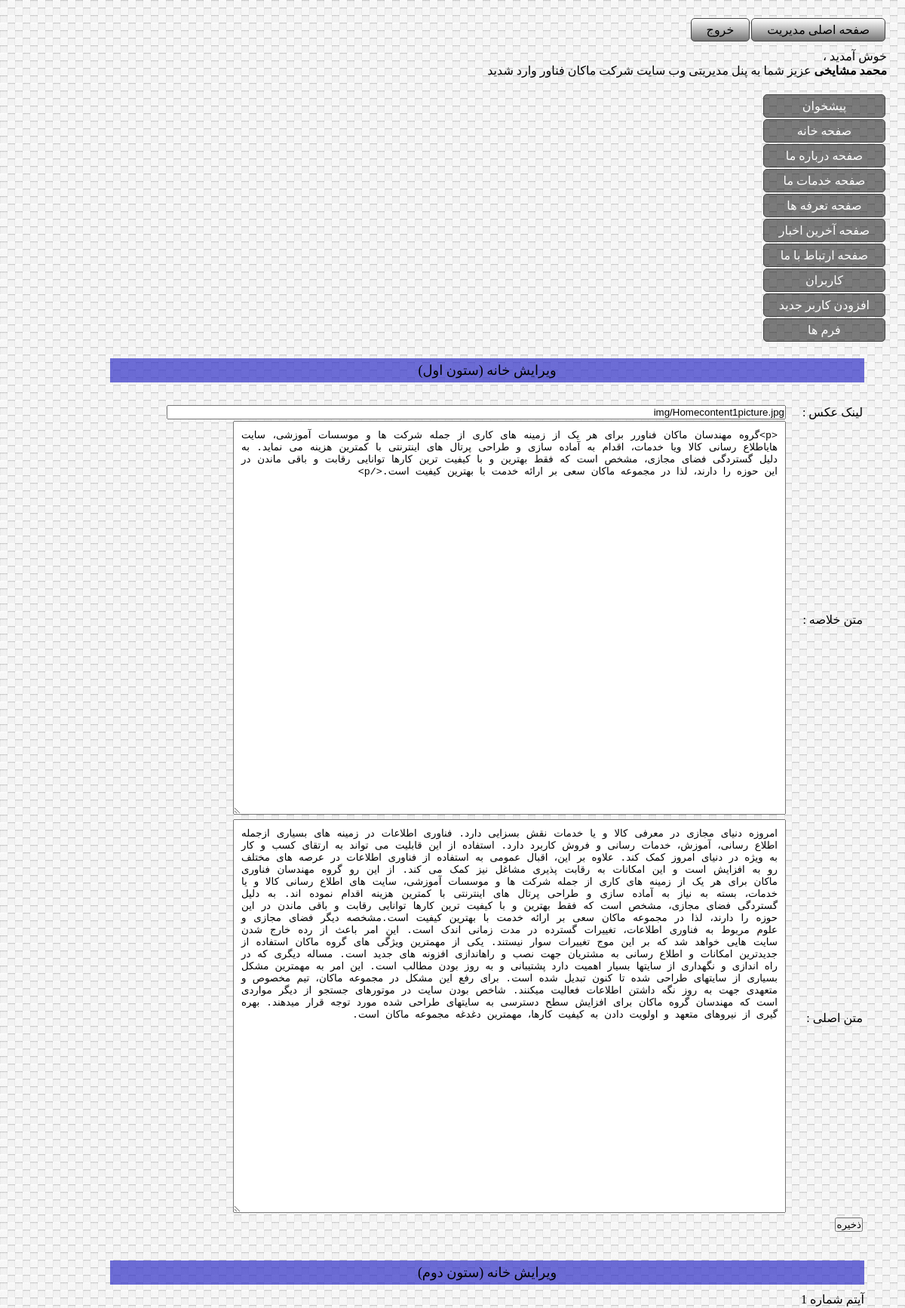
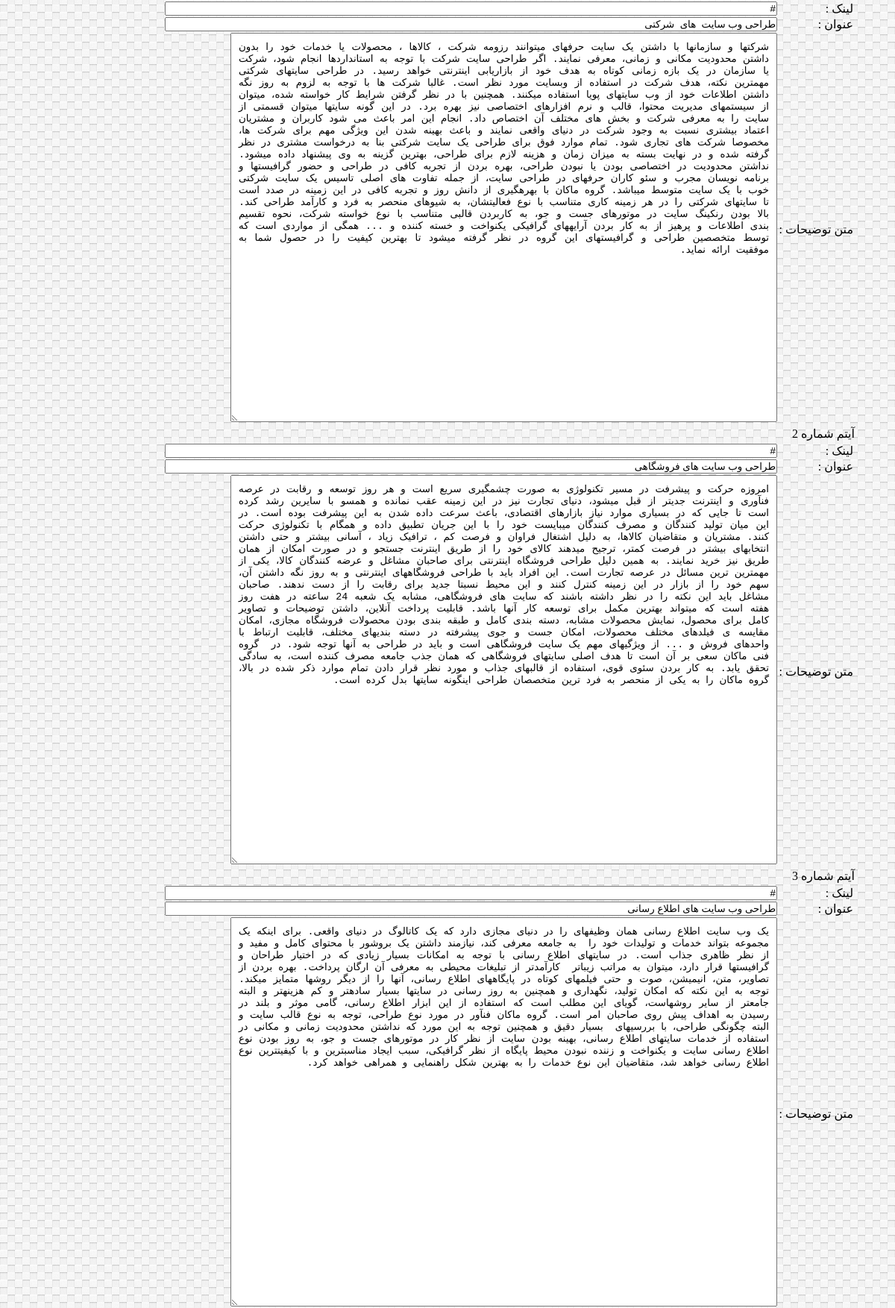
The app's page /admin/index.php?action=HomeEdit (signed in, upper part) with its own data (2 pictures, top to bottom).
### tables this page shows
CREATE TABLE `homecontent1` (
  `id` int(11) NOT NULL AUTO_INCREMENT,
  `content` text,
  `picturelink` varchar(200) DEFAULT NULL,
  `maincontent` text,
  PRIMARY KEY (`id`)
);

CREATE TABLE `homecontent2` (
  `id` int(11) NOT NULL AUTO_INCREMENT,
  `bullet` varchar(45) DEFAULT NULL,
  `link` varchar(45) DEFAULT NULL,
  `content` text,
  PRIMARY KEY (`id`)
);

### includes/classes/homecontent1.php (called while the page is built, shortened)
<?php
require_once("table.php");
class homecontent1 extends Table{
    public static function getAllHomeContent1() {
        $conn = self::connect();
        $query = "SELECT * FROM homecontent1";
        $result = $conn->query($query);
        if($result->num_rows){
            $homecontent1= array();
            foreach($result->fetch_all(MYSQLI_ASSOC) as $row) {
                $homecontent1[] = new homecontent1($row);
            }
            $ret = $homecontent1;
        }else{
            $ret = false;
        }
        return $ret;
    }
}

### includes/classes/table.php (called while the page is built, shortened)
<?php
class Table{
    protected $data = array();
    public function __construct($data){
        foreach($data as $key => $value){
            if(array_key_exists($key , $this->data))
                if(is_numeric($value))
                    $this->data[$key] = (int) $value;
                else
                    $this->data[$key] = $value;
        }
    }
    public function __get($property){
        if(array_key_exists($property , $this->data))
            return $this->data[$property];
        else
            die("Invalid Property");
    }
}

### includes/classes/homecontent2.php (called while the page is built, shortened)
<?php
require_once("table.php");
class homecontent2 extends Table{
    public static function getAllHomeContent2() {
        $conn = self::connect();
        $query = "SELECT * FROM homecontent2";
        $result = $conn->query($query);
        if($result->num_rows){
            $homecontent2= array();
            foreach($result->fetch_all(MYSQLI_ASSOC) as $row) {
                $homecontent2[] = new homecontent2($row);
            }
            $ret = $homecontent2;
        }else{
            $ret = false;
        }
        return $ret;
    }
}

### admin/includes/homedit.php (the view, shortened to what this page needs)
<?php
$homecontent1 = homecontent1::getAllHomeContent1();
$homecontents2 = homecontent2::getAllHomeContent2();
?>
<div class="centerpanel">
    <div class="centerpanelheader">ویرایش خانه (ستون اول)</div>
    <form method="post">
        <table>
            <tr>
                <td width="100">
            لینک عکس :
                </td>
                <td>
                    <input size="100" type="text" name="piclink" value="<?php echo $homecontent1[0]->picturelink ?>" />
                </td>
            </tr>
            <tr>
                <td width="100">
                    متن خلاصه :
                </td>
                <td colspan="2">
                    <textarea name="content" style="height:500px;width:711px;text-align: justify;padding: 10px "><?php echo $homecontent1[0]->content ?></textarea>
                </td>
            </tr>
            <tr>
                <td width="100">
                    متن اصلی :
                </td>
                <td colspan="2">
                    <textarea name="maincontent" style="height:500px;width:711px;text-align: justify;padding: 10px " ><?php echo $homecontent1[0]->maincontent ?></textarea>
                </td>
            </tr>
            <tr>
                <td colspan="4">
                    <input  type="submit" value="ذخیره" />
                </td>
            </tr>
        </table>
    </form>
    <div class="centerpanelheader">ویرایش خانه (ستون دوم)</div>
    <form method="post">
            <?php
                foreach($homecontents2 as $homecontent2){
                    ?>
                <table>
                 <tr>
                <td width="100">
                    لینک :
                </td>
                <td>
                    <input size="100" type="text" name="link<?php echo $homecontent2->id ?>" value="<?php echo $homecontent2->link ?>" />
                </td>
                </tr>
            <tr>
                <td width="100">
                    عنوان :
                </td>
                <td>
                    <input size="100" type="text" name="bullet<?php echo $homecontent2->id ?>" value="<?php echo $homecontent2->bullet ?>" />
                </td>
            </tr>
                    <tr>
                        <td width="100">
                            متن توضیحات :
                        </td>
                        <td colspan="2">
                            <textarea style="height:500px;width:711px;text-align: justify;padding: 10px " name="bulletcontent<?php echo $homecontent2->id ?>"><?php echo $homecontent2->content ?></textarea>
                        </td>
                    </tr>
            </table>
            <?php
                }
            ?>
    </form>
</div>

### css/adminbody.css (style rules this page uses)
#adminloginshowrisult { direction: rtl; background: url("../img/adminloginbodybackground.png"); padding: 2%; font-family: tahoma; font-size: 16px; }
.centerpanel { float:right; margin:20px 30px 0px 0px; width: 1000px; }
.centerpanelheader { background-color: rgba(50,50,200,0.7) ; padding : 5px; text-align: center; margin-bottom: 10px ; font-size: large; }

### records on screen
homecontent1: piclink "img/Homecontent1picture.jpg", content "<p>گروه مهندسان ماکان فناورر برای هر یک از زمینه های کاری از جمله شرکت ها و موسسات آموزشی، سایت هایاطلاع رسانی کالا ویا خدمات، اقدام به آماده سازی و طراحی پرتال های اینترنتی با کمترین هزینه می نماید. به دلیل گستردگی فضای مجازی، مشخص است که فقط بهترین و با کیفیت ترین کارها توانایی رقابت و باقی ماندن در این حوزه را دارند، لذا در مجموعه ماکان سعی بر ارائه خدمت با بهترین کیفیت است.</p>", maincontent "امروزه دنیای مجازی در معرفی کالا و یا خدمات نقش بسزایی دارد. فناوری اطلاعات در زمینه های بسیاری ازجمله اطلاع رسانی، آموزش، خدمات رسانی و فروش کاربرد دارد. استفاده از این قابلیت می تواند به ارتقای کسب و کار به ویژه در دنیای امروز کمک کند. علاوه بر این، اقبال عمومی به استفاده از فناوری اطلاعات در عرصه های مختلف رو به افزایش است و این امکانات به رقابت پذیری مشاغل نیز کمک می کند. از این رو گروه مهندسان فناوری ماکان برای هر یک از زمینه های کاری از جمله شرکت ها و موسسات آموزشی، سایت های اطلاع رسانی کالا و یا خدمات، بسته به نیاز به آماده سازی و طراحی پرتال های اینترنتی با کمترین هزینه اقدام نموده اند. به دلیل گستردگی فضای مجازی، مشخص است که فقط بهترین و با کیفیت ترین کارها توانایی رقابت و باقی…"
homecontent2: link1 "#", bullet1 "طراحی وب سایت های شرکتی", bulletcontent1 "شرکت­ها و سازمان­ها با داشتن یک سایت حرفه­ای می­توانند رزومه شرکت ، کالاها ، محصولات یا خدمات خود را بدون داشتن محدودیت مکانی و زمانی، معرفی نمایند. اگر طراحی سایت شرکت با توجه به استانداردها انجام شود، شرکت یا سازمان در یک بازه زمانی کوتاه به هدف خود از بازاریابی اینترنتی خواهد رسید. در طراحی سایت­های شرکتی مهمترین نکته، هدف شرکت در استفاده از وبسایت مورد نظر است. غالبا شرکت ­ها با توجه به لزوم به روز نگه داشتن اطلاعات خود از وب سایت­های پویا استفاده می­کنند. همچنین با در نظر گرفتن شرایط کار خواسته شده، می­توان از سیستم­های مدیریت محتوا، قالب و نرم افزارهای اختصاصی نیز بهره برد. در این گونه سایت­ها می­توان قسمتی از سایت را به معرفی شرکت­ و بخش های مختلف آن اختصاص داد. انجام این امر باعث می…"
homecontent2: link2 "#", bullet2 "طراحی وب سایت های فروشگاهی", bulletcontent2 "امروزه حرکت و پیشرفت در مسیر تکنولوژی به صورت چشمگیری سریع است و هر روز توسعه و رقابت در عرصه فن­آوری و اینترنت جدی­تر از قبل می­شود، دنیای تجارت نیز در این زمینه عقب نمانده و همسو با سایرین رشد کرده است تا جایی که در بسیاری موارد نیاز بازارهای اقتصادی، باعث سرعت داده شدن به این پیشرفت بوده است. در این میان تولید کنندگان و مصرف کنندگان می­بایست خود را با این جریان تطبیق داده و همگام با تکنولوژی حرکت کنند. مشتریان و متقاضیان کالاها، به دلیل اشتغال فراوان و فرصت کم ، ترافیک زیاد ، آسانی بیشتر و حتی داشتن انتخاب­های بیشتر در فرصت کمتر، ترجیح می­دهند کالای خود را از طریق اینترنت جستجو و در صورت امکان از همان طریق نیز خرید نمایند. به همین دلیل طراحی فروشگاه اینترنتی برای صاحبان مشاغل و عرضه…"
homecontent2: link3 "#", bullet3 "طراحی وب سایت های اطلاع رسانی", bulletcontent3 "یک وب سایت اطلاع رسانی همان وظیفه­ای را در دنیای مجازی دارد که یک کاتالوگ در دنیای واقعی. برای اینکه یک مجموعه بتواند خدمات و تولیدات خود را به جامعه معرفی کند، نیازمند داشتن یک بروشور با محتوای کامل و مفید و از نظر ظاهری جذاب است. در سایت­های اطلاع رسانی با توجه به امکانات بسیار زیادی که در اختیار طراحان و گرافیست­ها قرار دارد، می­توان به مراتب زیباتر کارآمدتر از تبلیغات محیطی به معرفی آن ارگان پرداخت. بهره بردن از تصاویر، متن، انیمیشن، صوت و حتی فیلم­های کوتاه در پایگاه­های اطلاع رسانی، آن­ها را از دیگر روش­ها متمایز می­کند. توجه به این نکته که امکان تولید، نگهداری و همچنین به روز رسانی در سایت­ها بسیار ساده­تر و کم هزینه­تر و البته جامع­تر از سایر روش­هاست، گویای این مطلب است که استفاده…"

### other values on screen
$fullname "محمد مشایخی"
